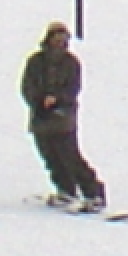
#> input picture Machine learning/Last_session/data/images/pos_person/crop001008c.png, 64 x 128 px (shown 2 times larger)
$ python extract_features.py   (older library calls are emulated)
#> lines starting #> are read from the running program, lines starting #| are printed output that depends on the picture

from skimage.feature import hog
from skimage.io import imread
from sklearn.externals import joblib
import glob
import os
import Last_session.config as lsc
import cv2


def extract_features():
    des_type = 'HOG'

    # If feature directories don't exist, create them
    if not os.path.isdir(lsc.pos_feat_ph):
        os.makedirs(lsc.pos_feat_ph)

    # If feature directories don't exist, create them
    if not os.path.isdir(lsc.neg_feat_ph):
        os.makedirs(lsc.neg_feat_ph)

    print( "Calculating the descriptors for the positive samples and saving them")
    for im_path in glob.glob(os.path.join(lsc.pos_im_path, "*")):
        #print im_path

        im = imread(im_path, as_grey=True)
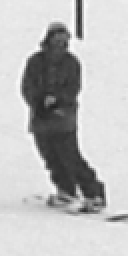
#> im: shape (128, 64) float64 (shown 2 times larger); min 0.136, max 0.994, mean 0.732
        #cv2.imshow("im",im)
        #cv2.waitKey()
        if des_type == "HOG":
            #print(orientations,pixels_per_cell,cells_per_block,visualize,normalize)
#> (the run stopped early here; a loop or call above may not have finished)
